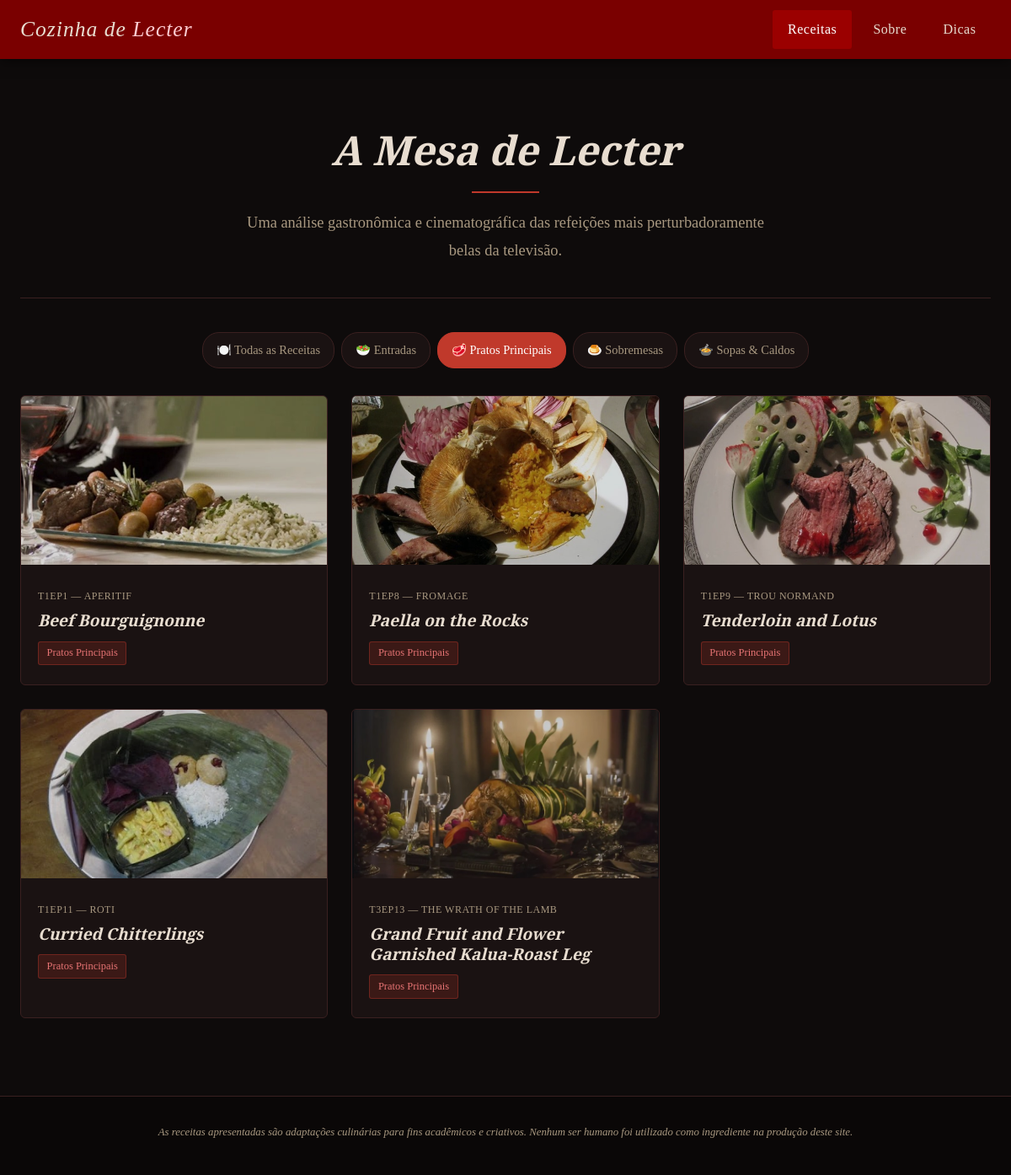
Page /index.php?categoria=pratos-principais on the committed database.
### tables this page shows
CREATE TABLE IF NOT EXISTS receitas (
    id INT AUTO_INCREMENT PRIMARY KEY,
    episodio VARCHAR(100) NOT NULL,
    titulo VARCHAR(200) NOT NULL,
    categoria VARCHAR(50) NOT NULL,
    imagem VARCHAR(255),
    descricao LONGTEXT NOT NULL,
    curiosidade LONGTEXT NOT NULL,
    criado_em TIMESTAMP DEFAULT CURRENT_TIMESTAMP
);

### index.php (the view, shortened to what this page needs)
<?php
require 'php/conexao.php';
$categoriaFiltro = isset($_GET['categoria']) ? $_GET['categoria'] : 'todas';
$stmt = $pdo->query("SELECT DISTINCT categoria FROM receitas ORDER BY categoria");
$categorias = $stmt->fetchAll(PDO::FETCH_COLUMN);
if ($categoriaFiltro === 'todas') {
    $stmt = $pdo->query("SELECT id, episodio, titulo, categoria, imagem FROM receitas ORDER BY id");
} else {
    $stmt = $pdo->prepare("SELECT id, episodio, titulo, categoria, imagem FROM receitas WHERE categoria = ? ORDER BY id");
    $stmt->execute([$categoriaFiltro]);
}
$receitas = $stmt->fetchAll();
?>
<!DOCTYPE html>
<html lang="pt-BR">
<head>
    <link rel="stylesheet" href="css/style.css">
</head>
<body>
    <?php include 'php/header.php'; ?>
    <main class="conteudo-principal">
        <div class="container">
            <section class="hero">
                <h1>A Mesa de Lecter</h1>
                <div class="divisor"></div>
                <p>
                    Uma análise gastronômica e cinematográfica
                    das refeições mais perturbadoramente belas da televisão.
                </p>
            </section>
            <div class="filtro-categorias">
                <a href="index.php?categoria=todas" class="<?= ($categoriaFiltro === 'todas') ? 'ativo' : '' ?>">
                    🍽️ Todas as Receitas
                </a>
                <?php foreach ($categorias as $cat): ?>
                    <a href="index.php?categoria=<?= urlencode($cat) ?>"
                       class="<?= ($categoriaFiltro === $cat) ? 'ativo' : '' ?>">
                        <?php
                        $labels = [
                            'entradas' => '🥗 Entradas',
                            'sopas' => '🍲 Sopas & Caldos',
                            'pratos-principais' => '🥩 Pratos Principais',
                            'frutos-do-mar' => '🦪 Frutos do Mar',
                            'sobremesas' => '🍮 Sobremesas'
                        ];
                        echo $labels[$cat] ?? ucfirst($cat);
                        ?>
                    </a>
                <?php endforeach; ?>
            </div>
            <section class="grid-receitas">
                <?php if (count($receitas) > 0): ?>
                    <?php foreach ($receitas as $receita): ?>
                        <a href="receita.php?id=<?= $receita['id'] ?>" class="card-receita">
                            <?php if ($receita['imagem']): ?>
                                <img src="<?= htmlspecialchars($receita['imagem']) ?>"
                                     alt="<?= htmlspecialchars($receita['titulo']) ?>">
                            <?php else: ?>
                                <div class="card-img-placeholder">🍽️</div>
                            <?php endif; ?>
                            <div class="card-corpo">
                                <span class="card-episodio"><?= htmlspecialchars($receita['episodio']) ?></span>
                                <h3 class="card-titulo"><?= htmlspecialchars($receita['titulo']) ?></h3>
                                <span class="card-categoria">
                                    <?php
                                    $labels = [
                                        'entradas' => 'Entradas',
                                        'sopas' => 'Sopas & Caldos',
                                        'pratos-principais' => 'Pratos Principais',
                                        'frutos-do-mar' => 'Frutos do Mar',
                                        'sobremesas' => 'Sobremesas'
                                    ];
                                    echo $labels[$receita['categoria']] ?? ucfirst($receita['categoria']);
                                    ?>
                                </span>
                            </div>
                        </a>
                    <?php endforeach; ?>
                <?php endif; ?>
            </section>
        </div>
    </main>
    <?php include 'php/footer.php'; ?>
</body>
</html>

### css/style.css (style rules this page uses)
:root { --cor-fundo: #0e0b0b; --cor-fundo-card: #1a1212; --cor-fundo-alt: #140f0f; --cor-menu: #7a0000; --cor-menu-hover: #9b0000; --cor-destaque: #c0392b; --cor-texto: #e8ddd0; --cor-texto-suave: #a89880; --cor-borda: #3a2020; --fonte-titulo: 'Playfair Display', Georgia, serif; --fonte-corpo: 'EB Garamond', 'Times New Roman', serif; --altura-menu: 70px; --transicao: 0.3s ease; }
* { margin: 0; padding: 0; box-sizing: border-box; }
html { scroll-behavior: smooth; }
body { background-color: var(--cor-fundo); color: var(--cor-texto); font-family: var(--fonte-corpo); font-size: 1.05rem; line-height: 1.75; min-height: 100vh; }
a { color: var(--cor-destaque); text-decoration: none; transition: color var(--transicao); }
h1, h2, h3, h4, h5 { font-family: var(--fonte-titulo); font-weight: 700; line-height: 1.25; color: var(--cor-texto); }
h1 { font-size: 2.6rem; }
h3 { font-size: 1.5rem; }
p { margin-bottom: 1rem; }
.container { max-width: 1200px; margin: 0 auto; padding: 0 1.5rem; }
.conteudo-principal { padding-top: calc(var(--altura-menu) + 30px); padding-bottom: 60px; min-height: calc(100vh - var(--altura-menu)); }
.hero { text-align: center; padding: 3rem 1.5rem 2.5rem; border-bottom: 1px solid var(--cor-borda); margin-bottom: 2.5rem; }
.hero h1 { font-size: 3rem; font-style: italic; margin-bottom: 0.75rem; }
.hero p { font-size: 1.15rem; color: var(--cor-texto-suave); max-width: 650px; margin: 0 auto; }
.divisor { width: 80px; height: 2px; background: var(--cor-destaque); margin: 1.2rem auto; }
.filtro-categorias { display: flex; gap: 0.5rem; flex-wrap: wrap; margin-bottom: 2rem; justify-content: center; }
.filtro-categorias a { background-color: var(--cor-fundo-card); border: 1px solid var(--cor-borda); color: var(--cor-texto-suave); padding: 0.5rem 1rem; border-radius: 20px; font-size: 0.9rem; transition: all var(--transicao); }
.filtro-categorias a:hover, .filtro-categorias a.ativo { background-color: var(--cor-destaque); border-color: var(--cor-destaque); color: #fff; }
.grid-receitas { display: grid; grid-template-columns: repeat(auto-fill, minmax(280px, 1fr)); gap: 1.75rem; margin-bottom: 2rem; }
.card-receita { background-color: var(--cor-fundo-card); border: 1px solid var(--cor-borda); border-radius: 6px; overflow: hidden; transition: transform var(--transicao), box-shadow var(--transicao), border-color var(--transicao); cursor: pointer; }
.card-receita img { width: 100%; height: 200px; object-fit: cover; filter: brightness(0.85) saturate(0.9); transition: filter var(--transicao); }
.card-corpo { padding: 1.1rem 1.25rem 1.4rem; }
.card-episodio { display: block; font-size: 0.75rem; color: var(--cor-texto-suave); letter-spacing: 0.5px; margin-bottom: 0.4rem; text-transform: uppercase; }
.card-titulo { font-size: 1.2rem; font-style: italic; margin-bottom: 0.6rem; }
.card-categoria { display: inline-block; background-color: rgba(192, 57, 43, 0.2); border: 1px solid rgba(192, 57, 43, 0.4); color: #e57373; font-size: 0.78rem; padding: 0.15rem 0.6rem; border-radius: 3px; }

### rows in the picture
receitas: imagem (picture), episodio "T1EP1 — APERITIF", titulo "Beef Bourguignonne", categoria "Pratos Principais"
receitas: imagem (picture), episodio "T1EP8 — FROMAGE", titulo "Paella on the Rocks", categoria "Pratos Principais"
receitas: imagem (picture), episodio "T1EP9 — TROU NORMAND", titulo "Tenderloin and Lotus", categoria "Pratos Principais"
receitas: imagem (picture), episodio "T1EP11 — ROTI", titulo "Curried Chitterlings", categoria "Pratos Principais"
receitas: imagem (picture), episodio "T3EP13 — THE WRATH OF THE LAMB", titulo "Grand Fruit and Flower Garnished Kalua-Roast Leg", categoria "Pratos Principais"

### other values in the picture
$labels[$cat] "🥗 Entradas"
$labels[$cat] "🥩 Pratos Principais"
$labels[$cat] "🍮 Sobremesas"
$labels[$cat] "🍲 Sopas & Caldos"
